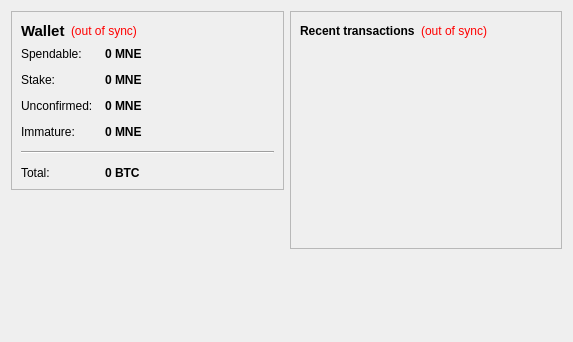
<?xml version="1.0" encoding="UTF-8"?>
<ui version="4.0">
 <class>OverviewPage</class>
 <widget class="QWidget" name="OverviewPage">
  <property name="geometry">
   <rect>
    <x>0</x>
    <y>0</y>
    <width>573</width>
    <height>342</height>
   </rect>
  </property>
  <property name="windowTitle">
   <string>Form</string>
  </property>
  <layout class="QHBoxLayout" name="horizontalLayout" stretch="1,1">
   <item>
    <layout class="QVBoxLayout" name="verticalLayout_2">
     <item>
      <widget class="QFrame" name="frame">
       <property name="frameShape">
        <enum>QFrame::StyledPanel</enum>
       </property>
       <property name="frameShadow">
        <enum>QFrame::Raised</enum>
       </property>
       <layout class="QVBoxLayout" name="verticalLayout_4">
        <item>
         <layout class="QHBoxLayout" name="horizontalLayout_4">
          <item>
           <widget class="QLabel" name="label_5">
            <property name="font">
             <font>
              <pointsize>11</pointsize>
              <weight>75</weight>
              <bold>true</bold>
             </font>
            </property>
            <property name="text">
             <string>Wallet</string>
            </property>
           </widget>
          </item>
          <item>
           <widget class="QLabel" name="labelWalletStatus">
            <property name="toolTip">
             <string>The displayed information may be out of date. Your wallet automatically synchronizes with the Munne network after a connection is established, but this process has not completed yet.</string>
            </property>
            <property name="styleSheet">
             <string notr="true">QLabel { color: red; }</string>
            </property>
            <property name="text">
             <string notr="true">(out of sync)</string>
            </property>
            <property name="alignment">
             <set>Qt::AlignLeading|Qt::AlignLeft|Qt::AlignVCenter</set>
            </property>
           </widget>
          </item>
          <item>
           <spacer name="horizontalSpacer_2">
            <property name="orientation">
             <enum>Qt::Horizontal</enum>
            </property>
            <property name="sizeHint" stdset="0">
             <size>
              <width>40</width>
              <height>20</height>
             </size>
            </property>
           </spacer>
          </item>
         </layout>
        </item>
        <item>
         <layout class="QFormLayout" name="formLayout_2">
          <property name="fieldGrowthPolicy">
           <enum>QFormLayout::AllNonFixedFieldsGrow</enum>
          </property>
          <property name="horizontalSpacing">
           <number>12</number>
          </property>
          <property name="verticalSpacing">
           <number>12</number>
          </property>
          <item row="0" column="0">
           <widget class="QLabel" name="label">
            <property name="text">
             <string>Spendable:</string>
            </property>
           </widget>
          </item>
          <item row="0" column="1">
           <widget class="QLabel" name="labelBalance">
            <property name="font">
             <font>
              <weight>75</weight>
              <bold>true</bold>
             </font>
            </property>
            <property name="cursor">
             <cursorShape>IBeamCursor</cursorShape>
            </property>
            <property name="toolTip">
             <string>Your current spendable balance</string>
            </property>
            <property name="text">
             <string notr="true">0 MNE</string>
            </property>
            <property name="textInteractionFlags">
             <set>Qt::LinksAccessibleByMouse|Qt::TextSelectableByKeyboard|Qt::TextSelectableByMouse</set>
            </property>
           </widget>
          </item>
          <item row="1" column="0">
           <widget class="QLabel" name="label_6">
            <property name="text">
             <string>Stake:</string>
            </property>
           </widget>
          </item>
          <item row="1" column="1">
           <widget class="QLabel" name="labelStake">
            <property name="font">
             <font>
              <weight>75</weight>
              <bold>true</bold>
             </font>
            </property>
            <property name="cursor">
             <cursorShape>IBeamCursor</cursorShape>
            </property>
            <property name="toolTip">
             <string>Total of coins that was staked, and do not yet count toward the current balance</string>
            </property>
            <property name="text">
             <string notr="true">0 MNE</string>
            </property>
            <property name="textInteractionFlags">
             <set>Qt::LinksAccessibleByMouse|Qt::TextSelectableByKeyboard|Qt::TextSelectableByMouse</set>
            </property>
           </widget>
          </item>
          <item row="2" column="0">
           <widget class="QLabel" name="label_3">
            <property name="text">
             <string>Unconfirmed:</string>
            </property>
           </widget>
          </item>
          <item row="2" column="1">
           <widget class="QLabel" name="labelUnconfirmed">
            <property name="font">
             <font>
              <weight>75</weight>
              <bold>true</bold>
             </font>
            </property>
            <property name="cursor">
             <cursorShape>IBeamCursor</cursorShape>
            </property>
            <property name="toolTip">
             <string>Total of transactions that have yet to be confirmed, and do not yet count toward the current balance</string>
            </property>
            <property name="text">
             <string notr="true">0 MNE</string>
            </property>
            <property name="textInteractionFlags">
             <set>Qt::LinksAccessibleByMouse|Qt::TextSelectableByKeyboard|Qt::TextSelectableByMouse</set>
            </property>
           </widget>
          </item>
          <item row="3" column="0">
           <widget class="QLabel" name="labelImmatureText">
            <property name="text">
             <string>Immature:</string>
            </property>
           </widget>
          </item>
          <item row="3" column="1">
           <widget class="QLabel" name="labelImmature">
            <property name="font">
             <font>
              <weight>75</weight>
              <bold>true</bold>
             </font>
            </property>
            <property name="toolTip">
             <string>Mined balance that has not yet matured</string>
            </property>
            <property name="text">
             <string notr="true">0 MNE</string>
            </property>
            <property name="textInteractionFlags">
             <set>Qt::LinksAccessibleByMouse|Qt::TextSelectableByKeyboard|Qt::TextSelectableByMouse</set>
            </property>
           </widget>
          </item>
          <item row="4" column="0" colspan="2">
           <widget class="Line" name="line">
            <property name="orientation">
             <enum>Qt::Horizontal</enum>
            </property>
           </widget>
          </item>
          <item row="5" column="0">
           <widget class="QLabel" name="labelTotalText">
            <property name="text">
             <string>Total:</string>
            </property>
           </widget>
          </item>
          <item row="5" column="1">
           <widget class="QLabel" name="labelTotal">
            <property name="font">
             <font>
              <weight>75</weight>
              <bold>true</bold>
             </font>
            </property>
            <property name="cursor">
             <cursorShape>IBeamCursor</cursorShape>
            </property>
            <property name="toolTip">
             <string>Your current total balance</string>
            </property>
            <property name="text">
             <string notr="true">0 BTC</string>
            </property>
            <property name="textInteractionFlags">
             <set>Qt::LinksAccessibleByMouse|Qt::TextSelectableByKeyboard|Qt::TextSelectableByMouse</set>
            </property>
           </widget>
          </item>
         </layout>
        </item>
       </layout>
      </widget>
     </item>
     <item>
      <spacer name="verticalSpacer_3">
       <property name="orientation">
        <enum>Qt::Vertical</enum>
       </property>
       <property name="sizeHint" stdset="0">
        <size>
         <width>20</width>
         <height>40</height>
        </size>
       </property>
      </spacer>
     </item>
     <item>
      <widget class="QLabel" name="label_2">
       <property name="text">
        <string/>
       </property>
       <property name="pixmap">
        <pixmap resource="../bitcoin.qrc">:/images/backg</pixmap>
       </property>
       <property name="scaledContents">
        <bool>false</bool>
       </property>
       <property name="alignment">
        <set>Qt::AlignCenter</set>
       </property>
      </widget>
     </item>
     <item>
      <spacer name="verticalSpacer">
       <property name="orientation">
        <enum>Qt::Vertical</enum>
       </property>
       <property name="sizeHint" stdset="0">
        <size>
         <width>20</width>
         <height>40</height>
        </size>
       </property>
      </spacer>
     </item>
    </layout>
   </item>
   <item>
    <layout class="QVBoxLayout" name="verticalLayout_3">
     <item>
      <widget class="QFrame" name="frame_2">
       <property name="frameShape">
        <enum>QFrame::StyledPanel</enum>
       </property>
       <property name="frameShadow">
        <enum>QFrame::Raised</enum>
       </property>
       <layout class="QVBoxLayout" name="verticalLayout">
        <item>
         <layout class="QHBoxLayout" name="horizontalLayout_2">
          <item>
           <widget class="QLabel" name="label_4">
            <property name="text">
             <string>&lt;b&gt;Recent transactions&lt;/b&gt;</string>
            </property>
           </widget>
          </item>
          <item>
           <widget class="QLabel" name="labelTransactionsStatus">
            <property name="toolTip">
             <string>The displayed information may be out of date. Your wallet automatically synchronizes with the Munne network after a connection is established, but this process has not completed yet.</string>
            </property>
            <property name="styleSheet">
             <string notr="true">QLabel { color: red; }</string>
            </property>
            <property name="text">
             <string notr="true">(out of sync)</string>
            </property>
            <property name="alignment">
             <set>Qt::AlignRight|Qt::AlignTrailing|Qt::AlignVCenter</set>
            </property>
           </widget>
          </item>
          <item>
           <spacer name="horizontalSpacer">
            <property name="orientation">
             <enum>Qt::Horizontal</enum>
            </property>
            <property name="sizeHint" stdset="0">
             <size>
              <width>40</width>
              <height>20</height>
             </size>
            </property>
           </spacer>
          </item>
         </layout>
        </item>
        <item>
         <widget class="QListView" name="listTransactions">
          <property name="styleSheet">
           <string notr="true">QListView { background: transparent; }</string>
          </property>
          <property name="frameShape">
           <enum>QFrame::NoFrame</enum>
          </property>
          <property name="verticalScrollBarPolicy">
           <enum>Qt::ScrollBarAlwaysOff</enum>
          </property>
          <property name="horizontalScrollBarPolicy">
           <enum>Qt::ScrollBarAlwaysOff</enum>
          </property>
          <property name="selectionMode">
           <enum>QAbstractItemView::NoSelection</enum>
          </property>
         </widget>
        </item>
       </layout>
      </widget>
     </item>
     <item>
      <spacer name="verticalSpacer_2">
       <property name="orientation">
        <enum>Qt::Vertical</enum>
       </property>
       <property name="sizeHint" stdset="0">
        <size>
         <width>20</width>
         <height>40</height>
        </size>
       </property>
      </spacer>
     </item>
    </layout>
   </item>
  </layout>
 </widget>
 <resources>
  <include location="../bitcoin.qrc"/>
 </resources>
 <connections/>
</ui>
